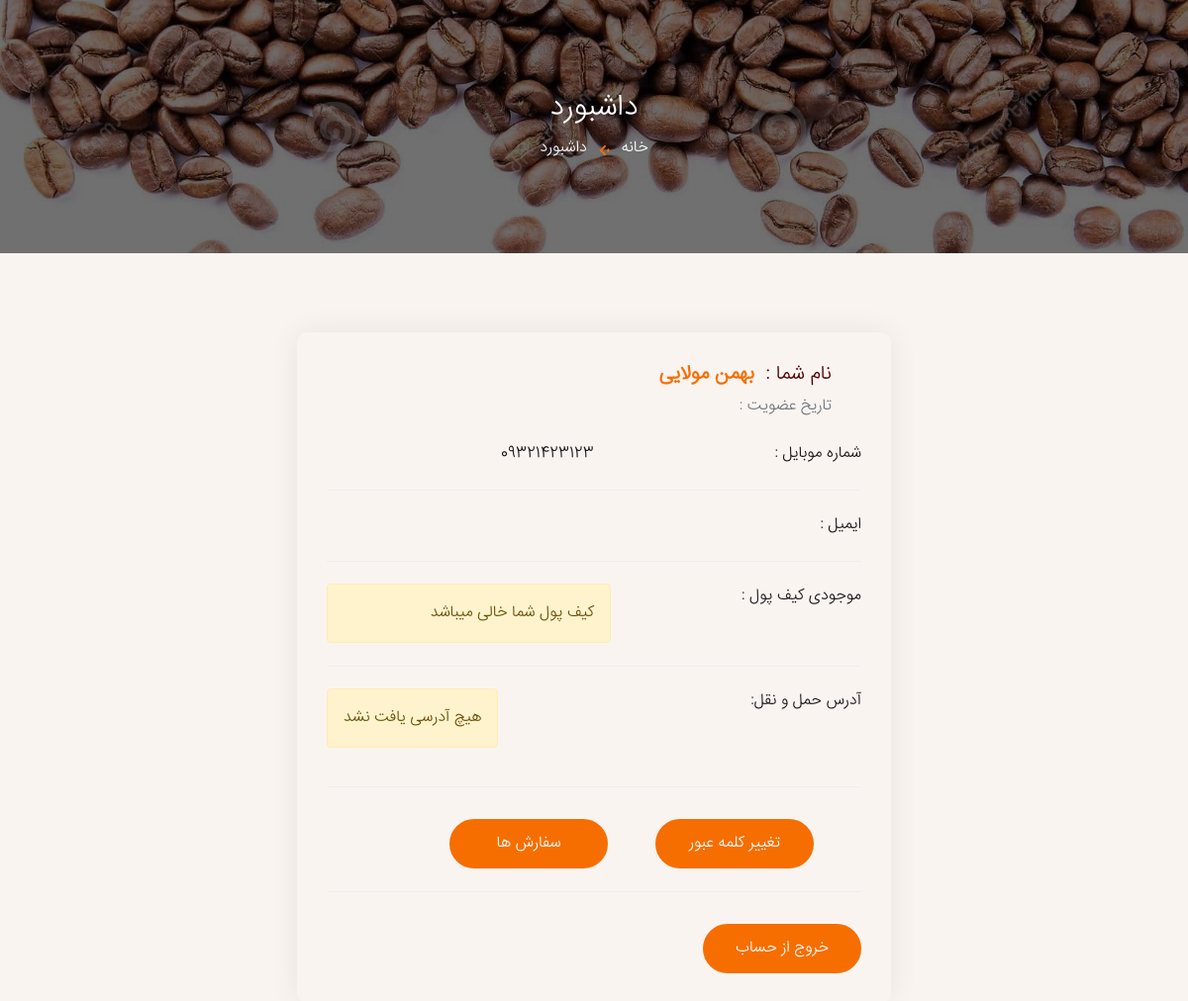
/user/dashboard/ (signed in), run on an earlier commit of the app's database.
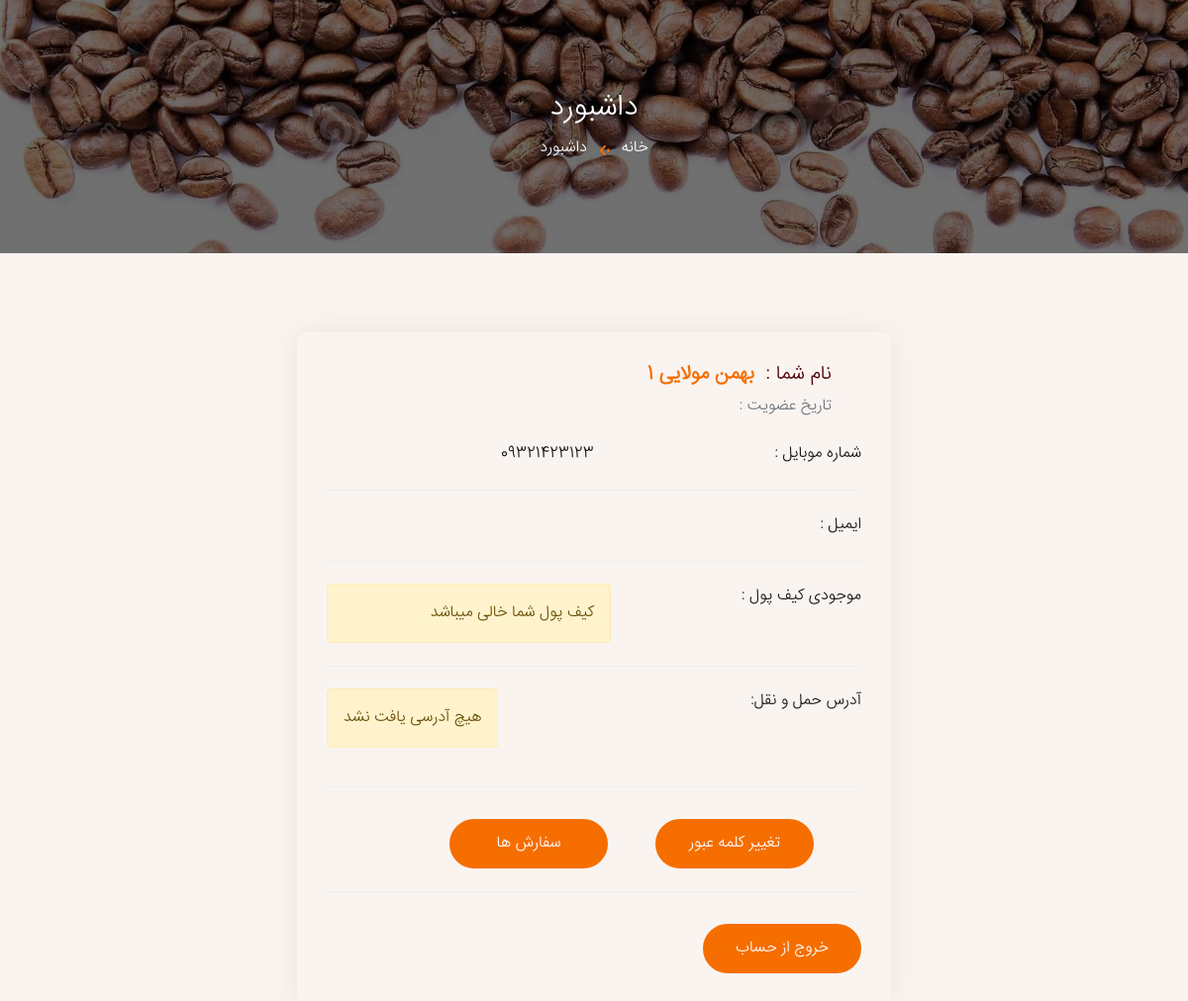
And on a later commit of the database.
### account_module/models.py (models this page shows, shortened)
class User(AbstractUser):
    otp_create_time = models.DateTimeField(auto_now=True, verbose_name='تاریخ ایجاد کد یکبار مصرف')
    full_name = models.CharField(max_length=120, verbose_name='نام و نام خانوادگی')
    phone_number = models.CharField(max_length=11, unique=True, verbose_name='شماره موبایل')
    otp = models.PositiveIntegerField(blank=True, null=True, verbose_name='کد یکبار مصرف')
    class Meta:
        verbose_name = 'کاربر'
        verbose_name_plural = 'کاربران'

### user_panel_module/views.py (the view)
# urls.py: path('dashboard/', views.dashboard, name='user_dashboard'),
@login_required
def dashboard(request: HttpRequest):
    current_user: User = User.objects.filter(id=request.user.id).first()
    current_address: Address = Address.objects.filter(user_id=request.user.id).first()
    wallet: Wallet = Wallet.objects.filter(user=request.user).first()
    context = {
        'current_user': current_user,
        'current_address': current_address,
        'wallet': wallet
    }
    return render(request, 'user_panel_module/user_dashboard.html', context)

### polls/templatetags/poll_exteras.py (called while the page is built)
@register.filter(name='show_jalali_date')
def show_jalali_date(value):
    if value:
        jalali_date = jdatetime_datetime.fromgregorian(
            year=value.year,
            month=value.month,
            day=value.day,
        )
        return jalali_date.strftime('%d %B %Y')
    else:
        return None

### user_panel_module/templates/user_panel_module/user_dashboard.html (shortened to what this page needs)
{% extends 'shared/_layout.html' %}
{% load poll_exteras %}
{% block content %}
    <div class="pa-breadcrumb">
        <div class="container-fluid">
            <div class="pa-breadcrumb-box">
                <h1>داشبورد</h1>
                <ul>
                    <li><a href="{% url 'home_page' %}">خانه</a></li>
                    <li>داشبورد</li>
                </ul>
            </div>
        </div>
    </div>
    <div class="pa-profile spacer-top spacer-bottom">
        <div class="container">
            <div class="row">
                <div class="col-12">
                    <div class="pa-profile-box">
                        <div class="pa-profile-img">
                            <div class="pa-profile-name-box">
                                <h2 class="pa-profile-name">نام شما :<span>{{ current_user.full_name }}</span></h2>
                                <p class="text-muted"> تاریخ عضویت : {{ current_user.date_joined|show_jalali_date }}</p>
                            </div>
                        </div>
                        <div class="pa-profile-data">
                            <ul>
                                <li>
                                    <p>شماره موبایل :</p>
                                    <p>{{ current_user.phone_number }}</p>
                                </li>
                                <li>
                                    <p>ایمیل :</p>
                                    <p>{{ current_user.email }}</p>
                                </li>
                                <li>
                                    <p>موجودی کیف پول : </p>
                                    {% if wallet %}
                                        <p>{{ wallet.balance|three_digits_currency }}</p>
                                    {% else %}
                                        <p class="alert alert-warning">کیف پول شما خالی میباشد</p>
                                    {% endif %}
                                </li>
                                <li>
                                    <p>آدرس حمل و نقل:</p>
                                    {% if current_address %}
                                        <p>{{ current_address.province }} - {{ current_address.city }}
                                            - {{ current_address.exact_address }}</p>
                                    {% else %}
                                        <div class="alert alert-warning">
                                            <p>هیچ آدرسی یافت نشد</p>
                                        </div>
                                    {% endif %}
                                </li>
                                <li>
                                    <a class="mx-5" href="{% url 'user_change_password' %}">
                                        <button class="pa-btn">تغییر کلمه عبور</button>
                                    </a>
                                    <a href="{% url 'user_shopping' %}">
                                        <button class="pa-btn">سفارش ها</button>
                                    </a>
                                </li>
                                <li>
                                    <button class="pa-btn" type="button" data-bs-toggle="modal"
                                            data-bs-target="#deleteModal">خروج از حساب
                                    </button>
                                </li>
                            </ul>
                        </div>
                    </div>
                </div>
            </div>
        </div>
    </div>
{% endblock %}

### templates/shared/_layout.html (shortened to what this page needs)
{% load render_partial %}
<!DOCTYPE html>
<html lang="en">
<head>
    {% include 'shared/header_refrences.html' %}
</head>
<body>
{% block content %}{% endblock %}
</body>
</html>

### templates/shared/header_refrences.html (shortened to what this page needs)
<link rel="stylesheet" href="/static/css/bootstrap.min.css">
<link rel="stylesheet" href="/static/css/all.min.css">
<link rel="stylesheet" href="/static/css/font.css">
<link rel="stylesheet" href="/static/css/swiper.min.css">
<link rel="stylesheet" href="/static/css/style.css">

### static/css/style.css (style rules this page uses)
:root { --mainOrange: #f66e00; --mainLight: #faf4f1; --mainBrown: #000000; --mainDarkRed: #4e0000; }
body { direction: rtl; text-align: right; font-family: 'IRANSans', sans-serif; color: #141414; font-size: 16px; font-weight: 300; line-height: 26px; overflow-x: hidden; background: var(--mainLight); }
h1, h2, h3, h4, h5, h6 { font-family: 'IRANSans', serif; color: var(--mainDarkRed); }
a { color: var(--mainBrown); transition: 0.3s; text-decoration: none; }
ul { margin: 0; padding: 0; }
li { list-style: none; }
.spacer-top { padding-top: 80px; }
.spacer-bottom { padding-bottom: 80px; }
.pa-btn { background: var(--mainOrange); color: #fff; padding: 0 20px; min-width: 160px; height: 50px; line-height: 46px; border: none; border-radius: 50px; text-transform: capitalize; outline: none; text-align: center; cursor: pointer; border: 2px solid var(--mainOrange); transition: 0.3s; display: inline-block; }
.pa-breadcrumb { padding: 91px 0 93px; background: linear-gradient(-45deg, rgba(0, 0, 0, 0.56), rgba(0, 0, 0, 0.56)), url(../images/coffee_back.jpg); background-size: cover; }
.pa-breadcrumb-box { text-align: center; }
.pa-breadcrumb-box ul li { display: inline-block; padding-left: 30px; position: relative; color: #fff; text-transform: capitalize; }
.pa-breadcrumb-box ul li:last-child { padding: 0; }
.pa-breadcrumb-box h1 { font-size: 30px; margin-bottom: 10px; color: #fff; text-transform: capitalize; }
.pa-breadcrumb-box ul li a { color: #fff; }
.pa-breadcrumb-box ul li:after { position: absolute; left: 10px; top: 4px; content: ''; width: 8px; height: 8px; background: rgba(255, 0, 0, 0); border-top: 7px double var(--mainOrange); border-left: 7px double var(--mainOrange); transform: rotate(-45deg); bottom: 0; margin: auto; }
.pa-breadcrumb-box ul li:last-child:after { display: none; }
.pa-profile-box { box-shadow: 0px 0px 30px 0px rgba(0, 0, 0, 0.07); border-radius: 10px; padding: 30px; max-width: 600px; margin: auto; }
.pa-profile-img { margin-bottom: 22px; display: flex; }
.pa-profile-data ul li { display: flex; margin-bottom: 22px; border-bottom: 1px solid #eee; padding-bottom: 23px; }
.pa-profile-data ul li p { flex: 1; margin-bottom: 0; }
.pa-profile-data .pa-btn { margin-top: 10px; }
.pa-profile-data ul li:last-child { border: none; padding: 0; margin: 0; }
.pa-profile-name-box { width: calc(100% - 100px); padding-right: 30px; }
.pa-profile-name, .pa-edit-model .modal-title { font-size: 20px; }
.pa-profile-name span { padding-right: 12px; font-weight: 600; color: var(--mainOrange); }
.pa-profile-name-box p { margin-bottom: 0px; }

What changed in the data, as far as the page shows it:
changed User: full_name "بهمن مولایی" → "بهمن مولایی 1"
